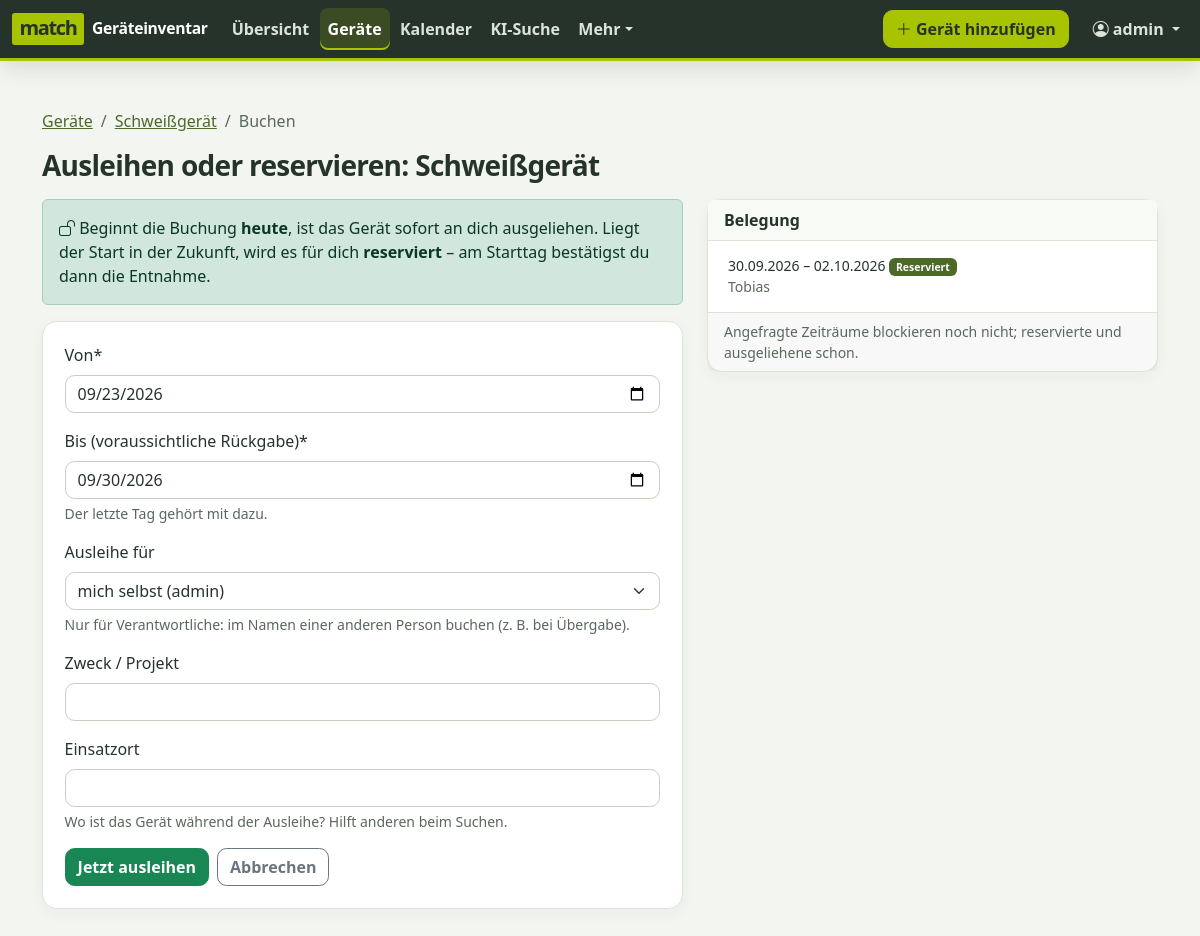
The app's page /ausleihen/neu/5/ (signed in) with its own data.
### accounts/models.py (models this page shows, shortened)
class User(AbstractUser):
    email = models.EmailField("E-Mail", help_text="Für Anfragen, Entscheidungen und Erinnerungen.")
    phone = models.CharField("Telefon", max_length=50, blank=True)
    room = models.CharField("Raum", max_length=50, blank=True)
    class Meta:
        ordering = ["last_name", "first_name", "username"]
        verbose_name = "Benutzer/in"
        verbose_name_plural = "Benutzer/innen"
    def __str__(self):
        return self.display_name
    @property
    def display_name(self):
        return self.get_full_name() or self.username

### inventory/models.py (models this page shows, shortened)
class Item(models.Model):
    class LoanPolicy(models.TextChoices):
        FREE = "free", "Frei entnehmbar"
        APPROVAL = "approval", "Nur mit Genehmigung"
    class Condition(models.TextChoices):
        UNVERIFIED = "unverified", "Ungeprüft"
        OK = "ok", "Einsatzbereit"
        DEFECT = "defect", "Defekt"
        REPAIR = "repair", "In Reparatur / Kalibrierung"
        RETIRED = "retired", "Ausgemustert"
    name = models.CharField("Bezeichnung", max_length=200)
    category = models.ForeignKey(
        Category, verbose_name="Kategorie", on_delete=models.PROTECT, related_name="items"
    )
    manufacturer = models.CharField("Hersteller", max_length=100, blank=True)
    model_number = models.CharField("Modell / Typ", max_length=100, blank=True)
    serial_number = models.CharField("Seriennummer", max_length=100, blank=True)
    inventory_number = models.CharField(
        "Inventarnummer", max_length=50, blank=True, help_text="Offizielle Inventarnummer, falls vorhanden."
    )
    description = models.TextField("Beschreibung", blank=True)
    location = models.ForeignKey(
        Location, verbose_name="Ablageort", on_delete=models.PROTECT, related_name="items"
    )
    location_note = models.CharField(
        "Ablagehinweis", max_length=200, blank=True, help_text="z. B. „oberstes Fach, blaue Kiste“"
    )
    responsible = models.ForeignKey(
        settings.AUTH_USER_MODEL,
        verbose_name="Verantwortlich",
        on_delete=models.PROTECT,
        related_name="responsible_items",
    )
    loan_policy = models.CharField(
        "Ausleihregel",
        max_length=20,
        choices=LoanPolicy.choices,
        default=LoanPolicy.FREE,
        help_text="„Nur mit Genehmigung“: Andere müssen die Ausleihe anfragen und Sie entscheiden.",
    )
    condition = models.CharField("Zustand", max_length=20, choices=Condition.choices, default=Condition.OK)
    created_by = models.ForeignKey(
        settings.AUTH_USER_MODEL,
        verbose_name="Angelegt von",
        null=True,
        blank=True,
        on_delete=models.SET_NULL,
        related_name="+",
    )
    created_at = models.DateTimeField("Angelegt am", auto_now_add=True)
    updated_at = models.DateTimeField("Geändert am", auto_now=True)
    objects = ItemQuerySet.as_manager()
    class Meta:
        ordering = ["name", "pk"]
        verbose_name = "Gerät"
        verbose_name_plural = "Geräte"
        constraints = [
            models.UniqueConstraint(
                fields=["inventory_number"],
                condition=~Q(inventory_number=""),
                name="unique_inventory_number",
                violation_error_message="Diese Inventarnummer ist bereits vergeben.",
            )
        ]
    def get_absolute_url(self):
        return reverse("inventory:item_detail", args=[self.pk])
    def can_manage(self, user):
        return bool(user and user.is_authenticated and (user.is_staff or user.pk == self.responsible_id))

### loans/models.py (models this page shows, shortened)
class Booking(models.Model):
    class Status(models.TextChoices):
        REQUESTED = "requested", "Angefragt"
        RESERVED = "reserved", "Reserviert"
        ACTIVE = "active", "Ausgeliehen"
        RETURNED = "returned", "Zurückgegeben"
        REJECTED = "rejected", "Abgelehnt"
        CANCELLED = "cancelled", "Storniert"
        EXPIRED = "expired", "Verfallen"
    BLOCKING = (Status.RESERVED, Status.ACTIVE)
    OPEN = (Status.REQUESTED, Status.RESERVED, Status.ACTIVE)
    item = models.ForeignKey(
        "inventory.Item", verbose_name="Gerät", on_delete=models.PROTECT, related_name="bookings"
    )
    borrower = models.ForeignKey(
        settings.AUTH_USER_MODEL,
        verbose_name="Ausleiher/in",
        on_delete=models.PROTECT,
        related_name="bookings",
    )
    created_by = models.ForeignKey(
        settings.AUTH_USER_MODEL,
        verbose_name="Eingetragen von",
        null=True,
        blank=True,
        on_delete=models.SET_NULL,
        related_name="+",
    )
    start_date = models.DateField("Von")
    end_date = models.DateField("Bis (voraussichtliche Rückgabe)")
    status = models.CharField("Status", max_length=20, choices=Status.choices, db_index=True)
    purpose = models.CharField("Zweck / Projekt", max_length=200, blank=True)
    usage_location = models.CharField("Einsatzort", max_length=200, blank=True)
    request_message = models.TextField("Nachricht an Verantwortliche/n", blank=True)
    decision_comment = models.TextField("Kommentar zur Entscheidung", blank=True)
    decided_by = models.ForeignKey(
        settings.AUTH_USER_MODEL,
        verbose_name="Entschieden von",
        null=True,
        blank=True,
        on_delete=models.SET_NULL,
        related_name="+",
    )
    decided_at = models.DateTimeField("Entschieden am", null=True, blank=True)
    requested_end_date = models.DateField("Beantragtes neues Enddatum", null=True, blank=True)
    checked_out_at = models.DateTimeField("Entnommen am", null=True, blank=True)
    returned_at = models.DateTimeField("Zurückgegeben am", null=True, blank=True)
    returned_by = models.ForeignKey(
        settings.AUTH_USER_MODEL,
        verbose_name="Rückgabe gebucht von",
        null=True,
        blank=True,
        on_delete=models.SET_NULL,
        related_name="+",
    )
    return_note = models.TextField("Rückgabenotiz", blank=True)
    created_at = models.DateTimeField("Erstellt am", auto_now_add=True)
    updated_at = models.DateTimeField("Geändert am", auto_now=True)
    class Meta:
        ordering = ["start_date", "pk"]
        verbose_name = "Buchung"
        verbose_name_plural = "Buchungen"
        constraints = [
            models.CheckConstraint(
                condition=Q(end_date__gte=F("start_date")), name="booking_end_not_before_start"
            )
        ]
        indexes = [models.Index(fields=["item", "status", "start_date", "end_date"])]
    @property
    def is_overdue(self):
        return self.status == self.Status.ACTIVE and self.end_date < timezone.localdate()

### loans/views.py (the view, shortened to what this page needs)
# urls.py: path("ausleihen/neu/<int:pk>/", views.book_item, name="book"),
def book_item(request, pk):
    item = get_object_or_404(Item.objects.select_related("responsible", "location"), pk=pk)
    initial = {}
    for key, field in (("von", "start_date"), ("bis", "end_date")):
        if value := parse_date(request.GET.get(key, "")):
            initial[field] = value
    form = BookingForm(request.POST or None, item=item, user=request.user, initial=initial)
    upcoming = (
        item.bookings.filter(Q(status=Status.ACTIVE) | Q(status__in=[Status.RESERVED, Status.REQUESTED]))
        .filter(Q(status=Status.ACTIVE) | Q(end_date__gte=timezone.localdate()))
        .select_related("borrower")
        .order_by("start_date")
    )
    return render(
        request,
        "loans/booking_form.html",
        {"item": item, "form": form, "mode": form.mode, "upcoming": upcoming, "today": timezone.localdate()},
    )

### templates/loans/booking_form.html (shortened to what this page needs)
{% extends "base.html" %}
{% load crispy_forms_tags inventory_tags %}
{% block content %}
<nav aria-label="breadcrumb"><ol class="breadcrumb small">
  <li class="breadcrumb-item"><a href="{% url 'inventory:item_list' %}">Geräte</a></li>
  <li class="breadcrumb-item"><a href="{{ item.get_absolute_url }}">{{ item.name }}</a></li>
  <li class="breadcrumb-item active" aria-current="page">{% if mode == "request" %}Anfragen{% else %}Buchen{% endif %}</li>
</ol></nav>
<h1 class="h3 mb-3">{% if mode == "request" %}Ausleihe anfragen{% else %}Ausleihen oder reservieren{% endif %}: {{ item.name }}</h1>
<div class="row g-4">
  <div class="col-lg-7">
    {% if mode == "request" %}
      <div class="alert alert-warning"><i class="bi bi-lock-fill"></i> Dieses Gerät gibt es <strong>nur mit Genehmigung</strong>.
        Deine Anfrage geht an <strong>{{ item.responsible.display_name }}</strong>; du bekommst eine E-Mail, sobald entschieden ist.</div>
    {% else %}
      <div class="alert alert-success"><i class="bi bi-unlock"></i> Beginnt die Buchung <strong>heute</strong>, ist das Gerät sofort an dich ausgeliehen.
        Liegt der Start in der Zukunft, wird es für dich <strong>reserviert</strong> – am Starttag bestätigst du dann die Entnahme.</div>
    {% endif %}
    <div class="card"><div class="card-body">
      <form method="post" novalidate>
        {{ form|crispy }}
        <div class="d-flex gap-2">
          <button type="submit" class="btn {% if mode == 'request' %}btn-warning{% else %}btn-success{% endif %}" id="submit-booking"
                  data-mode="{{ mode }}" data-today="{{ today|date:'Y-m-d' }}">
          </button>
          <a class="btn btn-outline-secondary" href="{{ item.get_absolute_url }}">Abbrechen</a>
        </div>
      </form>
    </div></div>
  </div>
  <div class="col-lg-5">
    <div class="card">
      <div class="card-header">Belegung</div>
      <ul class="list-group list-group-flush">
        {% for booking in upcoming %}
          <li class="list-group-item small">
            {{ booking.start_date|date:"d.m.Y" }} – {{ booking.end_date|date:"d.m.Y" }} {% booking_badge booking %}
            <div class="text-body-secondary">{{ booking.borrower.display_name }}</div>
          </li>
        {% empty %}
          <li class="list-group-item small text-body-secondary">Keine Buchungen – das Gerät ist frei.</li>
        {% endfor %}
      </ul>
      <div class="card-footer small text-body-secondary">Angefragte Zeiträume blockieren noch nicht; reservierte und ausgeliehene schon.</div>
    </div>
  </div>
</div>
{% endblock %}

### templates/base.html (shortened to what this page needs)
{% load static %}<!doctype html>
<html lang="de">
<head>
  <link rel="stylesheet" href="{% static 'vendor/bootstrap/bootstrap.min.css' %}">
  <link rel="stylesheet" href="{% static 'vendor/bootstrap-icons/bootstrap-icons.min.css' %}">
  <link rel="stylesheet" href="{% static 'css/app.css' %}">
</head>
<body class="app-body" hx-headers='{"X-CSRFToken": "{{ csrf_token }}"}'>
  {% if user.is_authenticated %}
  {% with url_name=request.resolver_match.url_name namespace=request.resolver_match.namespace %}
  <nav class="navbar navbar-expand-xl navbar-dark app-navbar" aria-label="Hauptnavigation">
    <div class="container-fluid app-navbar-inner">
      <a class="navbar-brand app-brand d-flex align-items-center gap-2" href="{% url 'dashboard' %}">
        <span class="app-brand-logo" aria-hidden="true">match</span><span class="app-brand-name">{{ app_site_name }}</span>
      </a>
      <div class="collapse navbar-collapse" id="main-nav">
        <ul class="navbar-nav app-nav-links me-auto">
          <li class="nav-item">
            <a class="nav-link {% if url_name == 'dashboard' %}active{% endif %}" href="{% url 'dashboard' %}">Übersicht
              {% if pending_approvals_count %}<span class="badge rounded-pill text-bg-warning" title="Offene Anfragen an dich">{{ pending_approvals_count }}</span>{% endif %}</a>
          </li>
          <li class="nav-item">
            <a class="nav-link {% if namespace == 'inventory' and url_name != 'identify' or namespace == 'loans' and url_name != 'calendar' %}active{% endif %}" href="{% url 'inventory:item_list' %}">Geräte</a>
          </li>
          <li class="nav-item">
            <a class="nav-link {% if url_name == 'calendar' %}active{% endif %}" href="{% url 'loans:calendar' %}">Kalender</a>
          </li>
          <li class="nav-item">
            <a class="nav-link {% if namespace == 'assistant_search' and url_name == 'chat' %}active{% endif %}" href="{% url 'assistant_search:chat' %}">KI-Suche</a>
          </li>
          <li class="nav-item dropdown">
            <a class="nav-link dropdown-toggle " href="#" role="button" data-bs-toggle="dropdown" aria-expanded="false">Mehr</a>
          </li>
        </ul>
        <a class="btn btn-brand app-nav-action me-xl-3 my-2 my-xl-0 " href="{% url 'inventory:identify' %}"><i class="bi bi-plus-lg" aria-hidden="true"></i> Gerät hinzufügen</a>
        <ul class="navbar-nav app-account-nav">
          <li class="nav-item dropdown">
            <a class="nav-link dropdown-toggle" href="#" role="button" data-bs-toggle="dropdown" aria-expanded="false">
              <i class="bi bi-person-circle"></i> {{ user.display_name }}
            </a>
          </li>
        </ul>
      </div>
    </div>
  </nav>
  {% endwith %}
  {% endif %}
  <main class="app-main {% block container %}container{% endblock %} py-4 py-lg-5">
    {% block content %}{% endblock %}
  </main>
</body>
</html>

### templates/inventory/partials/booking_badge.html
<span class="badge {{ css }}">{{ label }}</span>{% if extension %} <span class="badge text-bg-info" title="Verlängerung angefragt">Verlängerung angefragt</span>{% endif %}

### records on screen
User: display_name "admin"
Item: name "Schweißgerät"
Booking: start_date "30.09.2026", end_date "02.10.2026", label "Reserviert", borrower.display_name "Tobias"

### other values on screen
{{ app_site_name }} "Geräteinventar"
